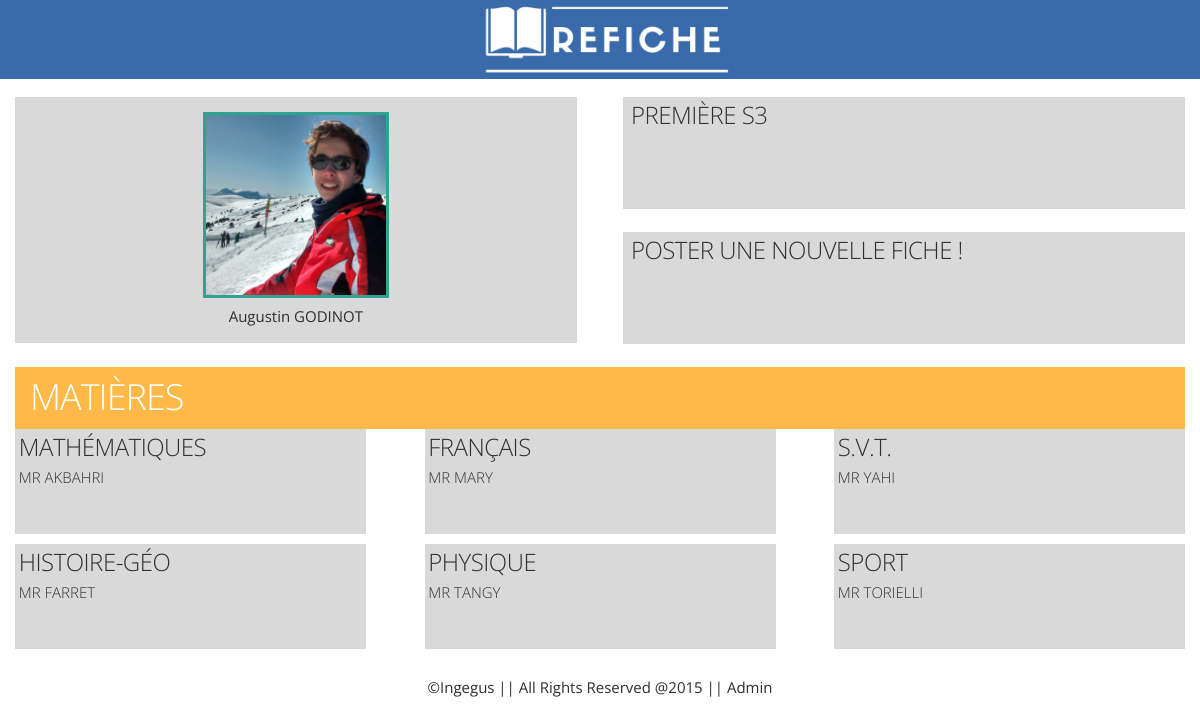
The page /app/home (signed in) on the database as committed earlier.
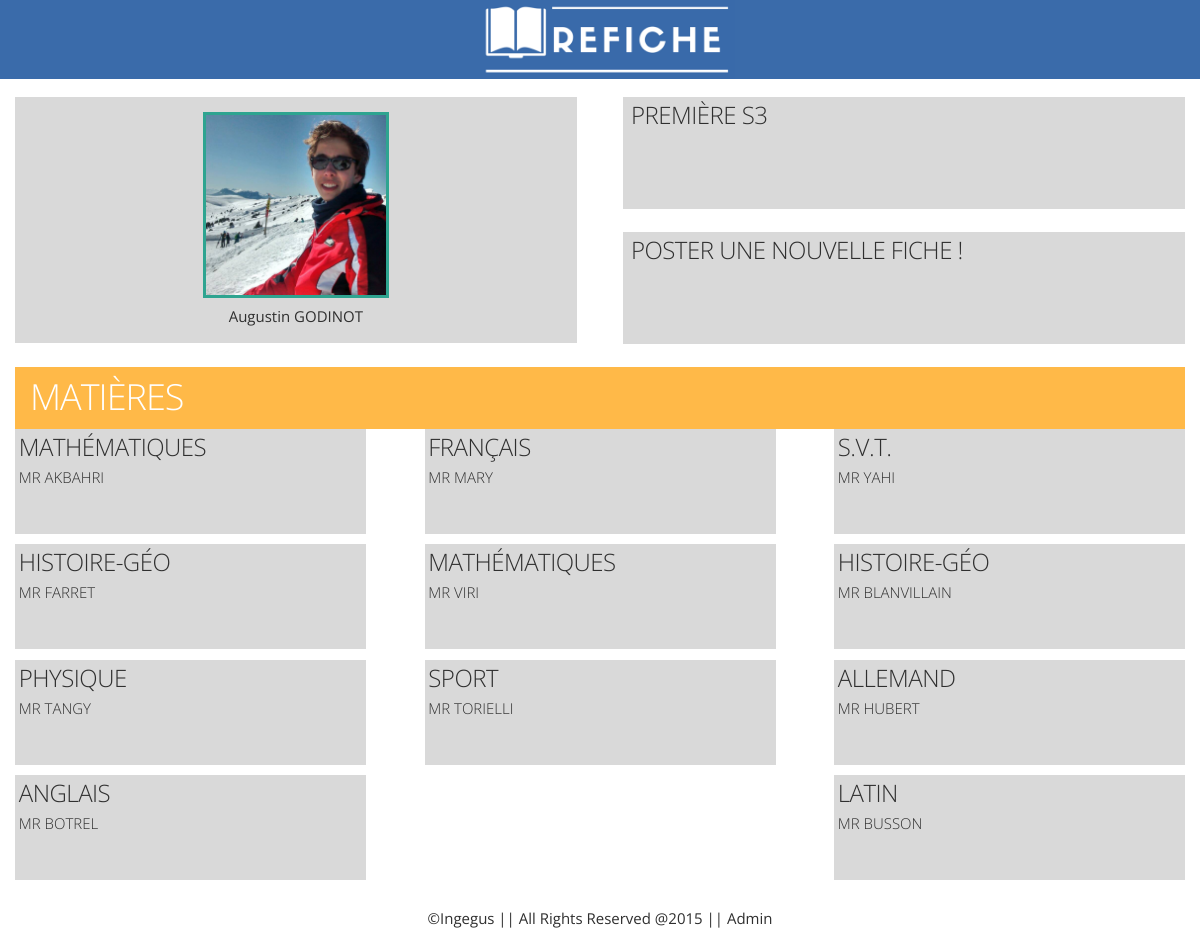
The same page on the database as committed later.
### app/models.py (models this page shows)
class Lesson(models.Model):
	name = models.CharField(max_length=30)  # The official name of the class
	teacher = models.ForeignKey('Teacher')  # The link to the teacher (one teacher for one class)
	def __str__(self):
		return "{0} ({1})".format(self.name, self.teacher)

class Teacher(models.Model):
	GENDER_CHOICES = (('M.', 'Monsieur'),
					  ('Mme', 'Madame'),
					  ('Mlle', 'Mademoiselle'))
	lastName = models.CharField(max_length=60)  # Last name of the teacher
	firstName = models.CharField(max_length=30, null=True)  # First name of the teacher
	gender = models.CharField(max_length=4, choices=GENDER_CHOICES)
	def __str__(self):
		return "{0} {1}".format(self.gender, self.lastName)

### app/views.py (the view)
@login_required
def home(request):
	student = getStudent(request)
	lessons = student.lessons.all()
	classroom = student.classroom
	return render(request, 'home.html', locals())

### app/functions.py (called while the page is built)
def getStudent(request):
	from app.models import Student
	user = request.user
	try:
		student = Student.objects.get(user=user)
	except Student.DoesNotExist:
		logger = logging.getLogger('users')
		logger.error(user.username+'\'s account is not linked to a profile account! id = '+str(user.id))
		raise Http404("Your user account is not linked to a profile account !")
	return student

### app/templatetags/app_extras.py (called while the page is built)
@register.inclusion_tag('app/newSheet.html')
def getNewSheetForm(request):
	student = getStudent(request)
	form = UploadSheetForm(student=student)
	return {'form': form }

### app/templates/home.html (shortened to what this page needs)
{% extends "base.html" %}
{% load static app_extras %}
{% block content %}
<nav class="container">
    <div class="row">
        <div id="user_infos" class="six columns left-cell full-container-size">
            <a href="profile of the user" class="full-container-size"><img id="user-icon" src="{% static 'img/user_test_img.png' %}" /><br />
            <span>{{ user.first_name }} {{ user.last_name|upper }}</span></a>
        </div>
        <div id="left_cell" class="six columns">
            <div class="container">
                <div id="classroom_profile" class="row right-cell"><a href="profile of the classroom" class="full-container-size"><h5>{{ student.classroom.name }}</h5></a></div>
                <div class="row right-cell" id="new_sheet_div" >
                    <a id="post_new_sheet_link" href="#" class="full-container-size post_new_sheet_link"><h5>Poster une nouvelle fiche !</h5></a>
                </div>
            </div>
        </div>
    </div>
</nav>
{% block in_content %}
<div id="lessons">
    <header>
        <h3>Matières</h3>
    </header>
    <div class="flex-container">
        {% for lesson in student.lessons.all %}
        <div class="lesson">
            <a class="full-container-size" href="lesson/{{ lesson.name }}">
                <h5>{{ lesson.name }}</h5>
                <p>
                    {{ lesson.teacher.gender }}
                    {{ lesson.teacher.lastName }}
                </p>
            </a>
        </div>
        {% endfor %}
    </div>
</div>
{% endblock %}
{% endblock %}

Rows that differ between the two databases and show on the page:
now on this page (row unchanged): Lesson: name "MATHÉMATIQUES", teacher.gender "MR", teacher.lastName "VIRI"
now on this page (row unchanged): Lesson: name "HISTOIRE-GÉO", teacher.gender "MR", teacher.lastName "BLANVILLAIN"
added Lesson: name "ALLEMAND", teacher.gender "MR", teacher.lastName "HUBERT"
added Lesson: name "ANGLAIS", teacher.gender "MR", teacher.lastName "BOTREL"
added Lesson: name "LATIN", teacher.gender "MR", teacher.lastName "BUSSON"
